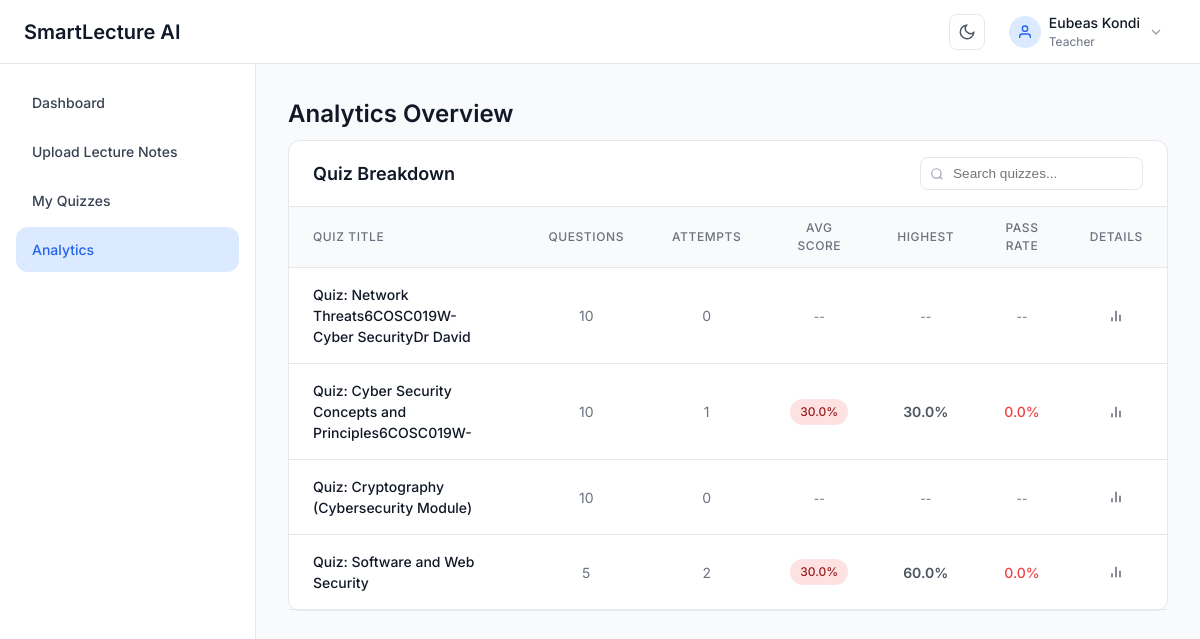
The page /teacher/analytics/ (signed in) on the database its author committed.
### quiz_app/models.py (models this page shows, shortened)
class User(AbstractUser):
    ROLE_CHOICES = [
        ('teacher', 'Teacher'),
        ('student', 'Student'),
    ]
    email = models.EmailField(unique=True)  # ✅ add this
    role = models.CharField(max_length=10, choices=ROLE_CHOICES)
    security_question = models.CharField(
        max_length=32, choices=SECURITY_QUESTIONS, blank=True, default=''
    )
    security_answer_hash = models.CharField(max_length=255, blank=True, default='')
    class Meta:
        db_table = 'users'

class Quiz(models.Model):
    STATUS_CHOICES = [
        ('draft', 'Draft'),
        ('published', 'Published'),
    ]
    title = models.CharField(max_length=255)
    teacher = models.ForeignKey(User, on_delete=models.CASCADE, related_name='quizzes')
    status = models.CharField(max_length=10, choices=STATUS_CHOICES, default='draft')
    time_limit = models.IntegerField(default=30, help_text='Time limit in minutes')
    pass_percentage = models.IntegerField(default=70, help_text='Minimum percentage to pass')
    access_code = models.CharField(max_length=6, unique=True, null=True, blank=True)
    share_token = models.CharField(max_length=12, unique=True, null=True, blank=True)
    created_at = models.DateTimeField(auto_now_add=True)
    updated_at = models.DateTimeField(auto_now=True)
    class Meta:
        db_table = 'quizzes'
        ordering = ['-created_at']
        verbose_name_plural = 'Quizzes'

### quiz_app/views.py (the view)
# urls.py: path("analytics/", views.analytics_overview, name="analytics_overview"),
@login_required
def analytics_overview(request):
    role = (getattr(request.user, "role", "") or "").lower()
    if role != "teacher" and not request.user.is_superuser:
        return redirect("student:dashboard")
    quizzes = Quiz.objects.filter(teacher=request.user).order_by("-created_at")
    total_quizzes = quizzes.count()
    total_attempts = QuizAttempt.objects.filter(quiz__teacher=request.user).count()
    avg_score = QuizAttempt.objects.filter(
        quiz__teacher=request.user
    ).aggregate(Avg("percentage"))["percentage__avg"] or 0
    pass_count = QuizAttempt.objects.filter(
        quiz__teacher=request.user, percentage__gte=70
    ).count()
    overall_pass_rate = round((pass_count / total_attempts) * 100, 1) if total_attempts else 0
    quiz_stats = []
    for quiz in quizzes:
        q_attempts = QuizAttempt.objects.filter(quiz=quiz)
        attempt_count = q_attempts.count()
        q_agg = q_attempts.aggregate(avg=Avg("percentage"), high=Max("percentage"))
        quiz_avg = q_agg["avg"]
        quiz_high = q_agg["high"]
        q_pass = q_attempts.filter(percentage__gte=70).count()
        quiz_stats.append({
            "quiz": quiz,
            "question_count": quiz.questions.count(),
            "attempt_count": attempt_count,
            "avg_score": round(quiz_avg, 1) if quiz_avg is not None else None,
            "high_score": round(quiz_high, 1) if quiz_high is not None else None,
            "pass_rate": round((q_pass / attempt_count) * 100, 1) if attempt_count else None,
        })
    return render(request, "teacher/analytics_overview.html", {
        "show_sidebar": True,
        "total_quizzes": total_quizzes,
        "total_attempts": total_attempts,
        "average_score": round(avg_score, 1),
        "overall_pass_rate": overall_pass_rate,
        "quiz_stats": quiz_stats,
    })

### templates/teacher/analytics_overview.html (shortened to what this page needs)
{% extends 'base.html' %}
{% load static %}
{% block content %}
<div class="page-container">
    <h2 class="page-title">Analytics Overview</h2>
    <div class="card">
        <div class="card-header" style="padding: 16px 24px; display: flex; justify-content: space-between; align-items: center; flex-wrap: wrap; gap: 12px;">
            <h3 class="card-title" style="margin: 0;">Quiz Breakdown</h3>
            <div style="position: relative; min-width: 220px;">
                <input type="text" id="quizSearch" placeholder="Search quizzes..."
                       style="width: 100%; padding: 8px 12px 8px 32px; font-size: 0.85rem; border: 1px solid var(--color-gray-200); border-radius: var(--border-radius); outline: none; transition: border-color 0.2s;"
                       onfocus="this.style.borderColor='var(--color-primary)'"
                       onblur="this.style.borderColor='var(--color-gray-200)'"
                       oninput="filterQuizRows()">
            </div>
        </div>
        <div class="table-container">
            <table class="table">
                <thead>
                    <tr>
                        <th>Quiz Title</th>
                        <th class="text-center">Questions</th>
                        <th class="text-center">Attempts</th>
                        <th class="text-center">Avg Score</th>
                        <th class="text-center">Highest</th>
                        <th class="text-center">Pass Rate</th>
                        <th class="text-center">Details</th>
                    </tr>
                </thead>
                <tbody>
                    {% for stat in quiz_stats %}
                    <tr class="quiz-row" data-title="{{ stat.quiz.title|lower }}">
                        <td class="font-medium">{{ stat.quiz.title|truncatewords:8 }}</td>
                        <td class="text-center text-muted">{{ stat.question_count }}</td>
                        <td class="text-center text-muted">{{ stat.attempt_count }}</td>
                        <td class="text-center">
                            {% if stat.avg_score is not None %}
                            <span class="badge {% if stat.avg_score >= 70 %}badge-success{% elif stat.avg_score >= 50 %}badge-draft{% else %}badge-error{% endif %}">
                                {{ stat.avg_score }}%
                            </span>
                            {% else %}
                            <span class="text-muted">--</span>
                            {% endif %}
                        </td>
                        <td class="text-center">
                            {% if stat.high_score is not None %}
                            <span style="font-weight: 600;">{{ stat.high_score }}%</span>
                            {% else %}
                            <span class="text-muted">--</span>
                            {% endif %}
                        </td>
                        <td class="text-center">
                            {% if stat.pass_rate is not None %}
                            <span style="font-weight: 500; color: {% if stat.pass_rate >= 70 %}var(--color-success){% elif stat.pass_rate >= 50 %}var(--color-warning){% else %}var(--color-error){% endif %};">
                                {{ stat.pass_rate }}%
                            </span>
                            {% else %}
                            <span class="text-muted">--</span>
                            {% endif %}
                        </td>
                        <td class="text-center">
                            <a href="{% url 'teacher:analytics' stat.quiz.id %}" class="btn-icon" title="View Details">
                                <svg viewBox="0 0 24 24" fill="none" stroke="currentColor" stroke-width="2" width="16" height="16">
                                    <line x1="18" y1="20" x2="18" y2="10"></line>
                                    <line x1="12" y1="20" x2="12" y2="4"></line>
                                    <line x1="6" y1="20" x2="6" y2="14"></line>
                                </svg>
                            </a>
                        </td>
                    </tr>
                    {% empty %}
                    <tr>
                        <td colspan="7" class="text-center text-muted" style="padding: 24px;">No quizzes yet. <a href="{% url 'teacher:upload_notes' %}">Create your first quiz</a></td>
                    </tr>
                    {% endfor %}
                </tbody>
            </table>
        </div>
    </div>
</div>
{% endblock %}

### templates/components/navbar.html (shortened to what this page needs)
{% load static %}
<header class="navbar">
    <div class="navbar-container">
        <h1 class="navbar-title">SmartLecture AI</h1>
        <div class="navbar-profile" style="display: flex; align-items: center;">
            {% include 'components/theme_toggle.html' %}
            <div class="profile-dropdown" onclick="toggleDropdown()">
                <div class="profile-avatar">
                    <svg class="icon-user" viewBox="0 0 24 24" fill="none" stroke="currentColor" stroke-width="2">
                        <path d="M20 21v-2a4 4 0 0 0-4-4H8a4 4 0 0 0-4 4v2"></path>
                        <circle cx="12" cy="7" r="4"></circle>
                    </svg>
                </div>
                <div class="profile-info">
                    <div class="profile-name">{{ user.get_full_name|default:user.username }}</div>
                    <div class="profile-role">{{ user.role|title }}</div>
                </div>
                <svg class="icon-chevron" viewBox="0 0 24 24" fill="none" stroke="currentColor" stroke-width="2">
                    <polyline points="6 9 12 15 18 9"></polyline>
                </svg>
            </div>
        </div>
    </div>
</header>

### static/css/styles.css (style rules this page uses)
:root { --color-primary: #2563eb; --color-primary-dark: #1d4ed8; --color-success: #10b981; --color-success-dark: #059669; --color-error: #ef4444; --color-error-dark: #dc2626; --color-warning: #f59e0b; --color-info: #3b82f6; --color-bg: #f9fafb; --color-white: #ffffff; --color-gray-50: #f9fafb; --color-gray-100: #f3f4f6; --color-gray-200: #e5e7eb; --color-gray-300: #d1d5db; --color-gray-400: #9ca3af; --color-gray-500: #6b7280; --color-gray-600: #4b5563; --color-gray-700: #374151; --color-gray-800: #1f2937; --color-gray-900: #111827; --spacing-1: 0.25rem; --spacing-2: 0.5rem; --spacing-3: 0.75rem; --spacing-4: 1rem; --spacing-5: 1.25rem; --spacing-6: 1.5rem; --spacing-8: 2rem; --border-radius: 0.5rem; --border-radius-lg: 0.75rem; --border-radius-full: 9999px; --shadow-sm: 0 1px 2px 0 rgba(0, 0, 0, 0.05); --shadow: 0 1px 3px 0 rgba(0, 0, 0, 0.1), 0 1px 2px 0 rgba(0, 0, 0, 0.06); --shadow-md: 0 4px 6px -1px rgba(0, 0, 0, 0.1), 0 2px 4px -1px rgba(0, 0, 0, 0.06); }
* { margin: 0; padding: 0; box-sizing: border-box; }
body { font-family: 'Inter', -apple-system, BlinkMacSystemFont, 'Segoe UI', sans-serif; font-size: 14px; line-height: 1.5; color: var(--color-gray-900); background-color: var(--color-bg); }
.page-container { max-width: 1400px; margin: 0 auto; }
.navbar { background: var(--color-white); border-bottom: 1px solid var(--color-gray-200); height: 64px; }
.navbar-container { padding: 0 var(--spacing-6); height: 100%; display: flex; align-items: center; justify-content: space-between; }
.navbar-title { font-size: 1.25rem; font-weight: 600; color: var(--color-gray-900); }
.navbar-profile { position: relative; }
.profile-dropdown { display: flex; align-items: center; gap: var(--spacing-2); padding: var(--spacing-2) var(--spacing-3); cursor: pointer; border-radius: var(--border-radius); transition: background-color 0.2s; }
.profile-avatar { width: 32px; height: 32px; background-color: #dbeafe; border-radius: var(--border-radius-full); display: flex; align-items: center; justify-content: center; }
.icon-user { width: 16px; height: 16px; color: var(--color-primary); }
.profile-info { text-align: left; }
.profile-name { font-size: 0.875rem; font-weight: 500; color: var(--color-gray-900); }
.profile-role { font-size: 0.75rem; color: var(--color-gray-500); text-transform: capitalize; }
.icon-chevron { width: 16px; height: 16px; color: var(--color-gray-400); }
.card { background: var(--color-white); border: 1px solid var(--color-gray-200); border-radius: var(--border-radius-lg); margin-bottom: var(--spacing-6); }
.card-header { padding: var(--spacing-6); border-bottom: 1px solid var(--color-gray-200); }
.card-title { font-size: 1.125rem; font-weight: 600; color: var(--color-gray-900); }
.page-title { font-size: 1.5rem; font-weight: 600; color: var(--color-gray-900); margin-bottom: var(--spacing-2); }
.table-container { overflow-x: auto; }
.table { width: 100%; border-collapse: collapse; }
.table thead { background-color: var(--color-gray-50); border-bottom: 1px solid var(--color-gray-200); }
.table th { padding: var(--spacing-3) var(--spacing-6); text-align: left; font-size: 0.75rem; font-weight: 500; color: var(--color-gray-500); text-transform: uppercase; letter-spacing: 0.05em; }
.table th.text-center { text-align: center; }
.table tbody tr { border-bottom: 1px solid var(--color-gray-200); transition: background-color 0.2s; }
.table td { padding: var(--spacing-4) var(--spacing-6); font-size: 0.875rem; color: var(--color-gray-600); }
.table td.font-medium { font-weight: 500; color: var(--color-gray-900); }
.table td.text-muted { color: var(--color-gray-500); }
.table td.text-center { text-align: center; }
.table td { position: relative; }
.badge { display: inline-flex; align-items: center; padding: 0.25rem 0.625rem; font-size: 0.75rem; font-weight: 500; border-radius: var(--border-radius-full); }
.badge-error { background-color: #fee2e2; color: #991b1b; }
.btn-icon { display: inline-flex; align-items: center; justify-content: center; padding: var(--spacing-2); background: transparent; border: none; cursor: pointer; color: var(--color-gray-600); border-radius: var(--border-radius); transition: all 0.2s; text-decoration: none; }
.btn-icon svg { width: 16px; height: 16px; pointer-events: none; }
.text-muted { font-size: 0.75rem; color: var(--color-gray-500); }
.text-center { text-align: center; }
.table td a { position: relative; z-index: 10; }

### rows shown on the page
User: get_full_name "Eubeas Kondi", role "Teacher"
Quiz: quiz "Quiz: Network Threats6COSC019W- Cyber SecurityDr David", question_count "10", attempt_count "0"
Quiz: quiz "Quiz: Cyber Security Concepts and Principles6COSC019W-", question_count "10", attempt_count "1", avg_score "30.0", high_score "30.0", pass_rate "0.0"
Quiz: quiz "Quiz: Cryptography (Cybersecurity Module)", question_count "10", attempt_count "0"
Quiz: quiz "Quiz: Software and Web Security", question_count "5", attempt_count "2", avg_score "30.0", high_score "60.0", pass_rate "0.0"
